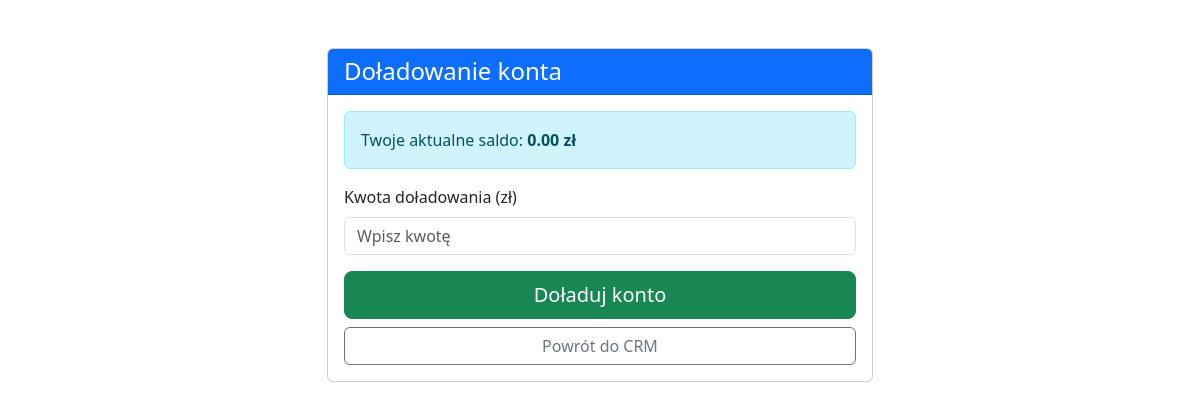
Page /add_balance (signed in) on the earlier database version.
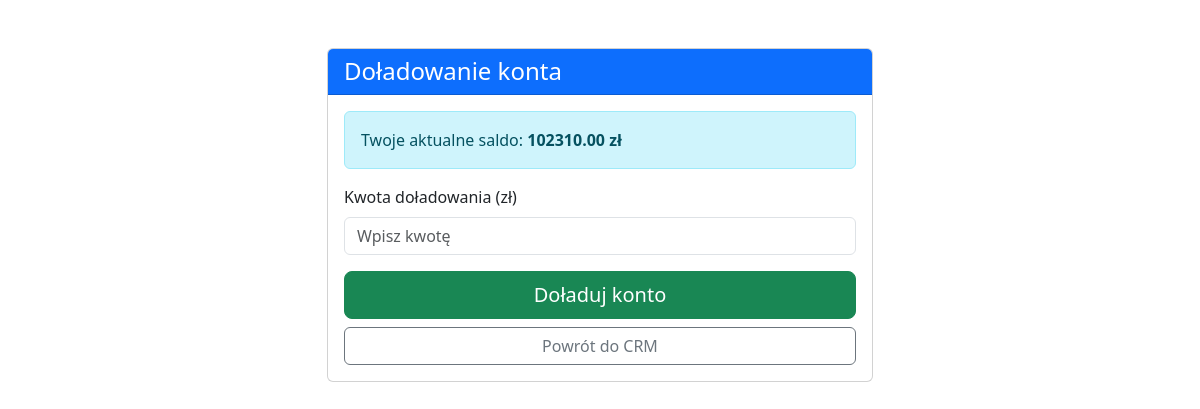
Same page on the later database version.
### tables this page shows
CREATE TABLE user_balances (
                user_id INTEGER PRIMARY KEY,
                balance REAL DEFAULT 0.0,
                FOREIGN KEY (user_id) REFERENCES users(id)
            );

### app.py (the view, shortened to what this page needs)
@app.route("/add_balance", methods=["GET", "POST"])
def add_balance():
    if "user_id" not in session:
        flash("Musisz być zalogowany", "error")
        return redirect(url_for("login"))
    user_id = session["user_id"]
    db = get_db()  # Dodaj tę linię - pobierz połączenie z bazą danych
    balance = get_balance(user_id)
    transactions = db.execute("""
        SELECT * FROM transactions
        WHERE to_user_id = ?
        ORDER BY created_at DESC
        LIMIT 10
    """, (user_id,)).fetchall()
    return render_template("add_balance.html",
                           balance=balance,
                           transactions=transactions,
                           format_datetime=format_datetime)

### app.py (called while the page is built)
def get_db():
    db = getattr(g, '_database', None)
    if db is None:
        db = g._database = sqlite3.connect(DATABASE)
        db.row_factory = sqlite3.Row
    return db

@app.teardown_appcontext
def close_connection(exception):
    db = getattr(g, '_database', None)
    if db is not None:
        db.close()

@app.context_processor
def utility_processor():
    return dict(
        get_day_name=get_day_name,
        get_role_name=get_role_name,
        datetime=datetime,
        timedelta=timedelta,
        format_time_slot=format_time_slot
    )

def get_balance(user_id):
    db = get_db()
    balance_row = db.execute("SELECT balance FROM user_balances WHERE user_id = ?", (user_id,)).fetchone()
    return balance_row["balance"] if balance_row else 0.0

### templates/add_balance.html (shortened to what this page needs)
<!DOCTYPE html>
<html lang="pl">
<head>
    <link rel="stylesheet" href="https://cdn.jsdelivr.net/npm/bootstrap@5.3.0/dist/css/bootstrap.min.css">
</head>
<body>
    <div class="container py-5">
        <div class="row justify-content-center">
            <div class="col-md-6">
                <div class="card">
                    <div class="card-header bg-primary text-white">
                        <h4 class="mb-0">Doładowanie konta</h4>
                    </div>
                    <div class="card-body">
                        <div class="alert alert-info">
                            Twoje aktualne saldo: <strong>{{ "%.2f"|format(balance) }} zł</strong>
                        </div>
                        <form method="POST">
                            <div class="mb-3">
                                <label class="form-label">Kwota doładowania (zł)</label>
                                <input type="number" class="form-control" name="amount"
                                       min="1" step="0.01" placeholder="Wpisz kwotę" required>
                            </div>
                            <div class="d-grid gap-2">
                                <button type="submit" class="btn btn-success btn-lg">
                                     Doładuj konto
                                </button>
                                <a href="{{ url_for('crm') }}" class="btn btn-outline-secondary">
                                     Powrót do CRM
                                </a>
                            </div>
                        </form>
                    </div>
                </div>
            </div>
        </div>
    </div>
</body>
</html>

Differences in the rows shown:
changed user_balances: balance "0.00" → "102310.00"
